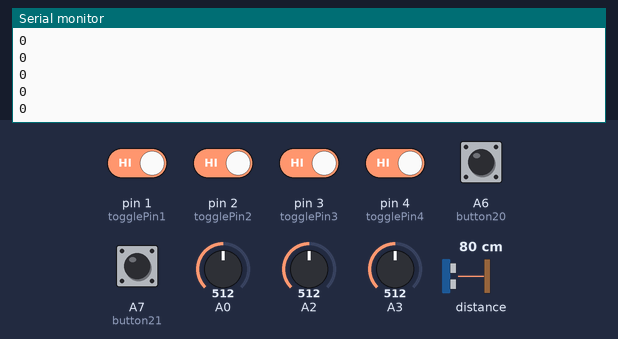
A sketch run on a simulated Teensy 4. On the bench: the last lines printed to the serial monitor. Inputs (shaded band) come from the test bench; at power-on: A6 (button20), A7 (button21), pin 1 (togglePin1), pin 2 (togglePin2), pin 3 (togglePin3), pin 4 (togglePin4) HIGH, distance to the obstacle 80 cm, A0 = 512, A2 = 512, A3 = 512.

Above: at 1.2 s.
1.3 s: pin 2 (togglePin2) driven LOW
2.8 s: distance to the obstacle set to 2 cm
At 3.6 s:
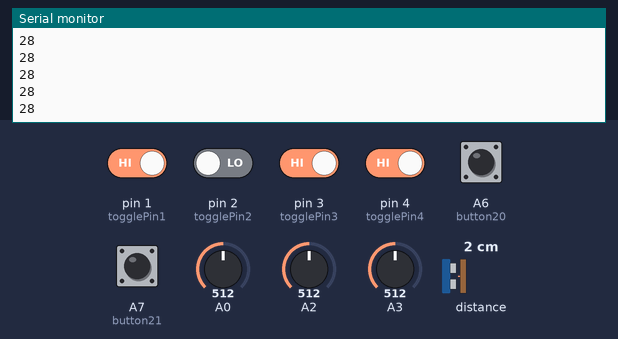
4.3 s: distance to the obstacle set to 4 cm
At 4.8 s:
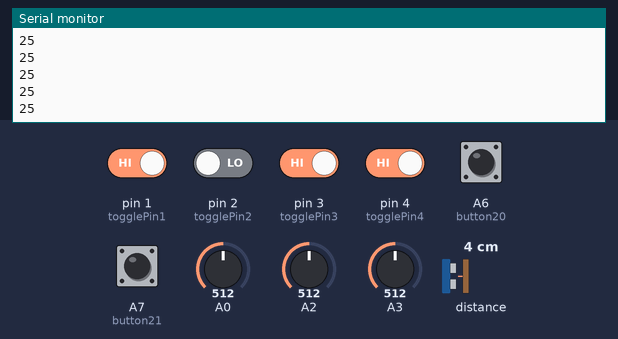
Timing chart, 0 to 7.3 s (numbered marks = the images above; inputs shaded):
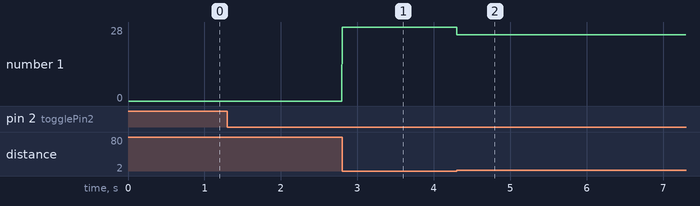

Measured:
- after the input at 2.8 s, the serial monitor: prints a new line at once (image 1)
- after the input at 4.3 s, the serial monitor: prints a new line at once (image 2)
- plotted number 1: 0 → 28 after the input at 2.8 s, 28 → 25 after the input at 4.3 s

The sketch:

dips.ino
```cpp
/* USB MIDI CC Messages with Toggle Mute


This example is based off of the PJRC AnalogControlChange Example. It adds
a bank of toggle switches to turn on and off messages sent as CC messages.
This aids the mapping of CC Values within DAWs.
*/


#include <Bounce.h>


// the MIDI channel number to send messages
const int channel = 1;

Bounce button21 = Bounce(21, 5);
Bounce button20 = Bounce(20, 5);


// the MIDI continuous controller for each analog input
const int controllerA0 = 10;  // 10 = pan position
const int controllerA1 = 11;  // 11 = volume/expression
const int controllerA2 = 91;  // 91 = reverb level
const int controllerA3 = 93;  // 93 = chorus level

// Pin Number for Toggle Switches
int togglePin1 = 1;
int togglePin2 = 2;
int togglePin3 = 3;
int togglePin4 = 4;

#include "Adafruit_APDS9960.h"

//the pin that the interrupt is attached to
#define INT_PIN 9

//create the APDS9960 object
Adafruit_APDS9960 apds;

void setup() {
  Serial.begin(115200);

  if (!apds.begin()) {
    Serial.println("failed to initialize device! Please check your wiring.");
  }
  else Serial.println("Device initialized!");

  //enable proximity mode
  apds.enableProximity(true);

  //set the interrupt threshold to fire when proximity reading goes above 175
  // apds.setProximityInterruptThreshold(0, 175);

  //enable the proximity interrupt
  // apds.enableProximityInterrupt();


  pinMode(1, INPUT_PULLUP);
  pinMode(2, INPUT_PULLUP);
  pinMode(3, INPUT_PULLUP);
  pinMode(4, INPUT_PULLUP);

  pinMode(21, INPUT_PULLUP);
  pinMode(20, INPUT_PULLUP);

}


// store previously sent values, to detect changes
int previousA0 = -1;
int previousA1 = -1;
int previousA2 = -1;
int previousA3 = -1;


elapsedMillis msec = 0;


void loop() {
  // only check the analog inputs 50 times per second,
  // to prevent a flood of MIDI messages
  if (msec >= 5) {
    msec = 0;
    int n0 = analogRead(A0) / 8;
    int n1 = apds.readProximity() / 8;
    int n2 = analogRead(A2) / 8;
    int n3 = analogRead(A3) / 8;

    Serial.println(n1);
    button21.update();
    button20.update();

    if (button21.fallingEdge()) {
      usbMIDI.sendNoteOn(60, 99, channel);  // 71 = B5
    }
    if (button21.risingEdge()) {
      usbMIDI.sendNoteOff(60, 0, channel);  // 60 = C4
    }

    if (button20.fallingEdge()) {
      usbMIDI.sendNoteOn(64, 99, channel);  // 71 = B5
    }
    if (button20.risingEdge()) {
      usbMIDI.sendNoteOff(64, 0, channel);  // 60 = C4
    }


    int toggleState1 = digitalRead(togglePin1);
    int toggleState2 = digitalRead(togglePin2);
    // int toggleState2 = apds.readProximity();
    int toggleState3 = digitalRead(togglePin3);
    int toggleState4 = digitalRead(togglePin4);

    // only transmit MIDI messages if analog input changed
    if (toggleState1 == 0) {
      if (n0 != previousA0) {
        usbMIDI.sendControlChange(controllerA0, n0, channel);
        previousA0 = n0;
      }
    }
    if (toggleState2 == 0) {
      if (n1 != previousA1) {
        usbMIDI.sendControlChange(controllerA1, n1, channel);
        previousA1 = n1;
        Serial.println("Midi Value sent");
      }
    }
    if (toggleState3 == 0) {
      if (n2 != previousA2) {
        usbMIDI.sendControlChange(controllerA2, n2, channel);
        previousA2 = n2;
      }
    }
    if (toggleState4 == 0) {
      if (n3 != previousA3) {
        usbMIDI.sendControlChange(controllerA3, n3, channel);
        previousA3 = n3;
      }
    }
  }


  // MIDI Controllers should discard incoming MIDI messages.
  // http://forum.pjrc.com/threads/24179-Teensy-3-Ableton-Analog-CC-causes-midi-crash
  while (usbMIDI.read()) {
    // ignore incoming messages
  }
}
```
